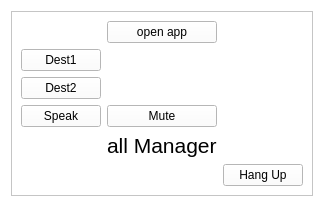
              <widget class="QWidget" name="VoiceCall">
               <property name="palette">
                <palette>
                 <active>
                  <colorrole role="WindowText">
                   <brush brushstyle="SolidPattern">
                    <color alpha="255">
                     <red>0</red>
                     <green>0</green>
                     <blue>0</blue>
                    </color>
                   </brush>
                  </colorrole>
                  <colorrole role="Button">
                   <brush brushstyle="SolidPattern">
                    <color alpha="255">
                     <red>255</red>
                     <green>255</green>
                     <blue>255</blue>
                    </color>
                   </brush>
                  </colorrole>
                  <colorrole role="Light">
                   <brush brushstyle="SolidPattern">
                    <color alpha="255">
                     <red>255</red>
                     <green>255</green>
                     <blue>255</blue>
                    </color>
                   </brush>
                  </colorrole>
                  <colorrole role="Midlight">
                   <brush brushstyle="SolidPattern">
                    <color alpha="255">
                     <red>255</red>
                     <green>255</green>
                     <blue>255</blue>
                    </color>
                   </brush>
                  </colorrole>
                  <colorrole role="Dark">
                   <brush brushstyle="SolidPattern">
                    <color alpha="255">
                     <red>127</red>
                     <green>127</green>
                     <blue>127</blue>
                    </color>
                   </brush>
                  </colorrole>
                  <colorrole role="Mid">
                   <brush brushstyle="SolidPattern">
                    <color alpha="255">
                     <red>170</red>
                     <green>170</green>
                     <blue>170</blue>
                    </color>
                   </brush>
                  </colorrole>
                  <colorrole role="Text">
                   <brush brushstyle="SolidPattern">
                    <color alpha="255">
                     <red>0</red>
                     <green>0</green>
                     <blue>0</blue>
                    </color>
                   </brush>
                  </colorrole>
                  <colorrole role="BrightText">
                   <brush brushstyle="SolidPattern">
                    <color alpha="255">
                     <red>255</red>
                     <green>255</green>
                     <blue>255</blue>
                    </color>
                   </brush>
                  </colorrole>
                  <colorrole role="ButtonText">
                   <brush brushstyle="SolidPattern">
                    <color alpha="255">
                     <red>0</red>
                     <green>0</green>
                     <blue>0</blue>
                    </color>
                   </brush>
                  </colorrole>
                  <colorrole role="Base">
                   <brush brushstyle="SolidPattern">
                    <color alpha="255">
                     <red>255</red>
                     <green>255</green>
                     <blue>255</blue>
                    </color>
                   </brush>
                  </colorrole>
                  <colorrole role="Window">
                   <brush brushstyle="SolidPattern">
                    <color alpha="255">
                     <red>255</red>
                     <green>255</green>
                     <blue>255</blue>
                    </color>
                   </brush>
                  </colorrole>
                  <colorrole role="Shadow">
                   <brush brushstyle="SolidPattern">
                    <color alpha="255">
                     <red>0</red>
                     <green>0</green>
                     <blue>0</blue>
                    </color>
                   </brush>
                  </colorrole>
                  <colorrole role="AlternateBase">
                   <brush brushstyle="SolidPattern">
                    <color alpha="255">
                     <red>255</red>
                     <green>255</green>
                     <blue>255</blue>
                    </color>
                   </brush>
                  </colorrole>
                  <colorrole role="ToolTipBase">
                   <brush brushstyle="SolidPattern">
                    <color alpha="255">
                     <red>255</red>
                     <green>255</green>
                     <blue>220</blue>
                    </color>
                   </brush>
                  </colorrole>
                  <colorrole role="ToolTipText">
                   <brush brushstyle="SolidPattern">
                    <color alpha="255">
                     <red>0</red>
                     <green>0</green>
                     <blue>0</blue>
                    </color>
                   </brush>
                  </colorrole>
                  <colorrole role="PlaceholderText">
                   <brush brushstyle="SolidPattern">
                    <color alpha="127">
                     <red>0</red>
                     <green>0</green>
                     <blue>0</blue>
                    </color>
                   </brush>
                  </colorrole>
                  <colorrole role="Accent">
                   <brush brushstyle="SolidPattern">
                    <color alpha="255">
                     <red>255</red>
                     <green>255</green>
                     <blue>255</blue>
                    </color>
                   </brush>
                  </colorrole>
                 </active>
                 <inactive>
                  <colorrole role="WindowText">
                   <brush brushstyle="SolidPattern">
                    <color alpha="255">
                     <red>0</red>
                     <green>0</green>
                     <blue>0</blue>
                    </color>
                   </brush>
                  </colorrole>
                  <colorrole role="Button">
                   <brush brushstyle="SolidPattern">
                    <color alpha="255">
                     <red>255</red>
                     <green>255</green>
                     <blue>255</blue>
                    </color>
                   </brush>
                  </colorrole>
                  <colorrole role="Light">
                   <brush brushstyle="SolidPattern">
                    <color alpha="255">
                     <red>255</red>
                     <green>255</green>
                     <blue>255</blue>
                    </color>
                   </brush>
                  </colorrole>
                  <colorrole role="Midlight">
                   <brush brushstyle="SolidPattern">
                    <color alpha="255">
                     <red>255</red>
                     <green>255</green>
                     <blue>255</blue>
                    </color>
                   </brush>
                  </colorrole>
                  <colorrole role="Dark">
                   <brush brushstyle="SolidPattern">
                    <color alpha="255">
                     <red>127</red>
                     <green>127</green>
                     <blue>127</blue>
                    </color>
                   </brush>
                  </colorrole>
                  <colorrole role="Mid">
                   <brush brushstyle="SolidPattern">
                    <color alpha="255">
                     <red>170</red>
                     <green>170</green>
                     <blue>170</blue>
                    </color>
                   </brush>
                  </colorrole>
                  <colorrole role="Text">
                   <brush brushstyle="SolidPattern">
                    <color alpha="255">
                     <red>0</red>
                     <green>0</green>
                     <blue>0</blue>
                    </color>
                   </brush>
                  </colorrole>
                  <colorrole role="BrightText">
                   <brush brushstyle="SolidPattern">
                    <color alpha="255">
                     <red>255</red>
                     <green>255</green>
                     <blue>255</blue>
                    </color>
                   </brush>
                  </colorrole>
                  <colorrole role="ButtonText">
                   <brush brushstyle="SolidPattern">
                    <color alpha="255">
                     <red>0</red>
                     <green>0</green>
                     <blue>0</blue>
                    </color>
                   </brush>
                  </colorrole>
                  <colorrole role="Base">
                   <brush brushstyle="SolidPattern">
                    <color alpha="255">
                     <red>255</red>
                     <green>255</green>
                     <blue>255</blue>
                    </color>
                   </brush>
                  </colorrole>
                  <colorrole role="Window">
                   <brush brushstyle="SolidPattern">
                    <color alpha="255">
                     <red>255</red>
                     <green>255</green>
                     <blue>255</blue>
                    </color>
                   </brush>
                  </colorrole>
                  <colorrole role="Shadow">
                   <brush brushstyle="SolidPattern">
                    <color alpha="255">
                     <red>0</red>
                     <green>0</green>
                     <blue>0</blue>
                    </color>
                   </brush>
                  </colorrole>
                  <colorrole role="AlternateBase">
                   <brush brushstyle="SolidPattern">
                    <color alpha="255">
                     <red>255</red>
                     <green>255</green>
                     <blue>255</blue>
                    </color>
                   </brush>
                  </colorrole>
                  <colorrole role="ToolTipBase">
                   <brush brushstyle="SolidPattern">
                    <color alpha="255">
                     <red>255</red>
                     <green>255</green>
                     <blue>220</blue>
                    </color>
                   </brush>
                  </colorrole>
                  <colorrole role="ToolTipText">
                   <brush brushstyle="SolidPattern">
                    <color alpha="255">
                     <red>0</red>
                     <green>0</green>
                     <blue>0</blue>
                    </color>
                   </brush>
                  </colorrole>
                  <colorrole role="PlaceholderText">
                   <brush brushstyle="SolidPattern">
                    <color alpha="127">
                     <red>0</red>
                     <green>0</green>
                     <blue>0</blue>
                    </color>
                   </brush>
                  </colorrole>
                  <colorrole role="Accent">
                   <brush brushstyle="SolidPattern">
                    <color alpha="255">
                     <red>255</red>
                     <green>255</green>
                     <blue>255</blue>
                    </color>
                   </brush>
                  </colorrole>
                 </inactive>
                 <disabled>
                  <colorrole role="WindowText">
                   <brush brushstyle="SolidPattern">
                    <color alpha="255">
                     <red>127</red>
                     <green>127</green>
                     <blue>127</blue>
                    </color>
                   </brush>
                  </colorrole>
                  <colorrole role="Button">
                   <brush brushstyle="SolidPattern">
                    <color alpha="255">
                     <red>255</red>
                     <green>255</green>
                     <blue>255</blue>
                    </color>
                   </brush>
                  </colorrole>
                  <colorrole role="Light">
                   <brush brushstyle="SolidPattern">
                    <color alpha="255">
                     <red>255</red>
                     <green>255</green>
                     <blue>255</blue>
                    </color>
                   </brush>
                  </colorrole>
                  <colorrole role="Midlight">
                   <brush brushstyle="SolidPattern">
                    <color alpha="255">
                     <red>255</red>
                     <green>255</green>
                     <blue>255</blue>
                    </color>
                   </brush>
                  </colorrole>
                  <colorrole role="Dark">
                   <brush brushstyle="SolidPattern">
                    <color alpha="255">
                     <red>127</red>
                     <green>127</green>
                     <blue>127</blue>
                    </color>
                   </brush>
                  </colorrole>
                  <colorrole role="Mid">
                   <brush brushstyle="SolidPattern">
                    <color alpha="255">
                     <red>170</red>
                     <green>170</green>
                     <blue>170</blue>
                    </color>
                   </brush>
                  </colorrole>
                  <colorrole role="Text">
                   <brush brushstyle="SolidPattern">
                    <color alpha="255">
                     <red>127</red>
                     <green>127</green>
                     <blue>127</blue>
                    </color>
                   </brush>
                  </colorrole>
                  <colorrole role="BrightText">
                   <brush brushstyle="SolidPattern">
                    <color alpha="255">
                     <red>255</red>
                     <green>255</green>
                     <blue>255</blue>
                    </color>
                   </brush>
                  </colorrole>
                  <colorrole role="ButtonText">
                   <brush brushstyle="SolidPattern">
                    <color alpha="255">
                     <red>127</red>
                     <green>127</green>
                     <blue>127</blue>
                    </color>
                   </brush>
                  </colorrole>
                  <colorrole role="Base">
                   <brush brushstyle="SolidPattern">
                    <color alpha="255">
                     <red>255</red>
                     <green>255</green>
                     <blue>255</blue>
                    </color>
                   </brush>
                  </colorrole>
                  <colorrole role="Window">
                   <brush brushstyle="SolidPattern">
                    <color alpha="255">
                     <red>255</red>
                     <green>255</green>
                     <blue>255</blue>
                    </color>
                   </brush>
                  </colorrole>
                  <colorrole role="Shadow">
                   <brush brushstyle="SolidPattern">
                    <color alpha="255">
                     <red>0</red>
                     <green>0</green>
                     <blue>0</blue>
                    </color>
                   </brush>
                  </colorrole>
                  <colorrole role="AlternateBase">
                   <brush brushstyle="SolidPattern">
                    <color alpha="255">
                     <red>255</red>
                     <green>255</green>
                     <blue>255</blue>
                    </color>
                   </brush>
                  </colorrole>
                  <colorrole role="ToolTipBase">
                   <brush brushstyle="SolidPattern">
                    <color alpha="255">
                     <red>255</red>
                     <green>255</green>
                     <blue>220</blue>
                    </color>
                   </brush>
                  </colorrole>
                  <colorrole role="ToolTipText">
                   <brush brushstyle="SolidPattern">
                    <color alpha="255">
                     <red>0</red>
                     <green>0</green>
                     <blue>0</blue>
                    </color>
                   </brush>
                  </colorrole>
                  <colorrole role="PlaceholderText">
                   <brush brushstyle="SolidPattern">
                    <color alpha="127">
                     <red>127</red>
                     <green>127</green>
                     <blue>127</blue>
                    </color>
                   </brush>
                  </colorrole>
                  <colorrole role="Accent">
                   <brush brushstyle="SolidPattern">
                    <color alpha="255">
                     <red>255</red>
                     <green>255</green>
                     <blue>255</blue>
                    </color>
                   </brush>
                  </colorrole>
                 </disabled>
                </palette>
               </property>
               <attribute name="title">
                <string>VoiceCall</string>
               </attribute>
               <layout class="QGridLayout" name="gridLayout_16">
                <item row="0" column="1">
                 <widget class="QFrame" name="frame_2">
                  <property name="frameShape">
                   <enum>QFrame::Shape::StyledPanel</enum>
                  </property>
                  <property name="frameShadow">
                   <enum>QFrame::Shadow::Raised</enum>
                  </property>
                  <layout class="QGridLayout" name="gridLayout_14">
                   <item row="4" column="0">
                    <widget class="QPushButton" name="callDest2Btn">
                     <property name="sizePolicy">
                      <sizepolicy hsizetype="Fixed" vsizetype="Fixed">
                       <horstretch>0</horstretch>
                       <verstretch>0</verstretch>
                      </sizepolicy>
                     </property>
                     <property name="text">
                      <string>Dest2</string>
                     </property>
                    </widget>
                   </item>
                   <item row="2" column="0">
                    <widget class="QPushButton" name="callDest1Btn">
                     <property name="sizePolicy">
                      <sizepolicy hsizetype="Fixed" vsizetype="Fixed">
                       <horstretch>0</horstretch>
                       <verstretch>0</verstretch>
                      </sizepolicy>
                     </property>
                     <property name="text">
                      <string>Dest1</string>
                     </property>
                    </widget>
                   </item>
                   <item row="7" column="1">
                    <widget class="QLabel" name="statusLabel">
                     <property name="sizePolicy">
                      <sizepolicy hsizetype="Expanding" vsizetype="Fixed">
                       <horstretch>0</horstretch>
                       <verstretch>0</verstretch>
                      </sizepolicy>
                     </property>
                     <property name="font">
                      <font>
                       <pointsize>16</pointsize>
                       <bold>false</bold>
                      </font>
                     </property>
                     <property name="text">
                      <string>all Manager</string>
                     </property>
                    </widget>
                   </item>
                   <item row="6" column="1">
                    <widget class="QPushButton" name="muteBtn">
                     <property name="text">
                      <string>Mute</string>
                     </property>
                    </widget>
                   </item>
                   <item row="8" column="3">
                    <widget class="QPushButton" name="hangupBtn">
                     <property name="text">
                      <string>Hang Up</string>
                     </property>
                    </widget>
                   </item>
                   <item row="6" column="0">
                    <widget class="QPushButton" name="speakBtn">
                     <property name="sizePolicy">
                      <sizepolicy hsizetype="Fixed" vsizetype="Fixed">
                       <horstretch>0</horstretch>
                       <verstretch>0</verstretch>
                      </sizepolicy>
                     </property>
                     <property name="text">
                      <string>Speak</string>
                     </property>
                    </widget>
                   </item>
                   <item row="0" column="1">
                    <widget class="QPushButton" name="pushButton_4">
                     <property name="text">
                      <string>open app</string>
                     </property>
                    </widget>
                   </item>
                  </layout>
                 </widget>
                </item>
               </layout>
              </widget>
